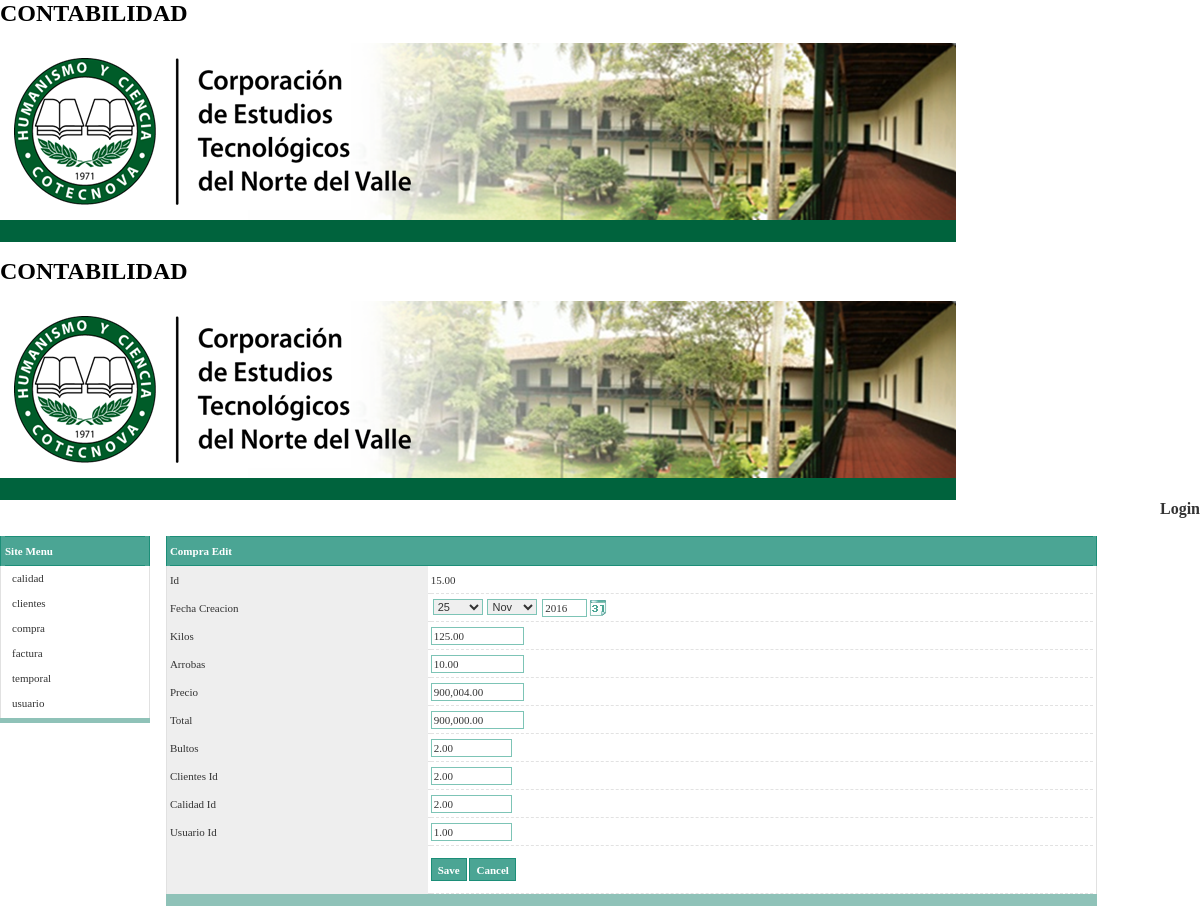
/pDepo/compra_edit.php?pm_calidad_id=2&pm_clientes_id=2&pm_id=15&pm_usuario_id=1, run on the app's committed database.
### tables this page shows
CREATE TABLE `compra` (
  `id` int(11) NOT NULL,
  `fecha_creacion` timestamp NOT NULL DEFAULT CURRENT_TIMESTAMP ON UPDATE CURRENT_TIMESTAMP,
  `kilos` float NOT NULL,
  `arrobas` float NOT NULL,
  `precio` float NOT NULL,
  `total` float NOT NULL,
  `bultos` int(11) NOT NULL,
  `clientes_id` int(11) NOT NULL,
  `calidad_id` int(11) NOT NULL,
  `usuario_id` int(11) NOT NULL
);

### pDepo/compra_edit_func.php (the view, shortened to what this page needs)
<?php
require_once './includes/art_functions.php';
function art_form_updatedata_display($form, $message){
    $artv_pm_calidad_id = art_request("pm_calidad_id", "");
    $artv_pm_clientes_id = art_request("pm_clientes_id", "");
    $artv_pm_id = art_request("pm_id", "");
    $artv_pm_usuario_id = art_request("pm_usuario_id", "");
    $artv_id = art_request("lbhd_id", "");
    $artv_fecha_creacion_year = art_request("fecha_creacion_year", "");
    $artv_fecha_creacion_month = art_request("fecha_creacion_month", "");
    $artv_fecha_creacion_day = art_request("fecha_creacion_day", "");
    if (($artv_fecha_creacion_year != "")
     && ($artv_fecha_creacion_month != "")
     && ($artv_fecha_creacion_day != "")) {
        $artv_fecha_creacion = $artv_fecha_creacion_year."-".$artv_fecha_creacion_month."-".$artv_fecha_creacion_day;
    } else {
        $artv_fecha_creacion = "";
    }
    $artv_kilos = art_request("kilos", "");
    $artv_arrobas = art_request("arrobas", "");
    $artv_precio = art_request("precio", "");
    $artv_total = art_request("total", "");
    $artv_bultos = art_request("bultos", "");
    $artv_clientes_id = art_request("clientes_id", "");
    $artv_calidad_id = art_request("calidad_id", "");
    $artv_usuario_id = art_request("usuario_id", "");
    $gridtitle = "Compra Edit";
    $aj = art_request("aj", "");
    if (($aj != "1") && ($message == "")){
        $sql = "select * from `compra`";
        $sql .= " WHERE ";
        $sql .= " compra.calidad_id = " .  art_quote_intval($artv_pm_calidad_id);
	      $sql .= " AND  compra.clientes_id = " .  art_quote_intval($artv_pm_clientes_id);
	      $sql .= " AND  compra.id = " .  art_quote_intval($artv_pm_id);
	      $sql .= " AND  compra.usuario_id = " .  art_quote_intval($artv_pm_usuario_id);
        $query = mysql_query($sql);
        if ($query){
            $row = mysql_fetch_array($query);
        } else {
            $submiturl = "./compra.php";
            art_show_errormsg(MSG_EXECUTE_SQL_FAIL, $submiturl);
            exit;
        }
        $artv_id =  number_format( art_rowdata($row, 0) , 2, '.', ',' ) ;
        $artv_fecha_creacion =  art_rowdata($row, 1) ;
        $artv_kilos =  number_format( art_rowdata($row, 2) , 2, '.', ',' ) ;
        $artv_arrobas =  number_format( art_rowdata($row, 3) , 2, '.', ',' ) ;
        $artv_precio =  number_format( art_rowdata($row, 4) , 2, '.', ',' ) ;
        $artv_total =  number_format( art_rowdata($row, 5) , 2, '.', ',' ) ;
        $artv_bultos =  number_format( art_rowdata($row, 6) , 2, '.', ',' ) ;
        $artv_clientes_id =  number_format( art_rowdata($row, 7) , 2, '.', ',' ) ;
        $artv_calidad_id =  number_format( art_rowdata($row, 8) , 2, '.', ',' ) ;
        $artv_usuario_id =  number_format( art_rowdata($row, 9) , 2, '.', ',' ) ;
    }
    print "<table cellpadding=\"0\" cellspacing=\"0\" border=\"0\"  width=\"100%\" align=\"center\">\n";
    print "<tr>\n";
    print "<td>\n";
    print "<div id=\"mainmenu_defaulttheme\">\n";
    print "<table cellpadding=\"0\" cellspacing=\"0\" border=\"0\"  width=\"100%\">\n";
    print "    <tr>\n";
    print "    <td colspan=\"3\" valign=\"top\" class=\"mainMenuBG\" >\n";
    print "        <table align=\"right\"  border=\"0\" cellspacing=\"0\" cellpadding=\"0\">\n";
    print "            <tr>\n";
    $sessionlevel = art_session('art_user_level', -1);
    if ($sessionlevel < 0) {
        print "                <td>\n";
        print "<a href=\"" . "./user_logout.php". "\"" . " title=\"Login\" class=\"mainMenuLink\"><div><p>Login</p></div></a>";
        print "                </td>\n";
    }
    print "            </tr>\n";
    print "        </table>\n";
    print "    </td>\n";
    print "    </tr>\n";
    print "</table>\n";
    print "</div>\n";
    print "<table width=\"100%\" cellpadding=\"0\" cellspacing=\"0\" border=\"0\">\n";
    print "<tr>\n";
    print "<td width=\"1\" align=\"left\" valign=\"top\">\n";
    print "</td>\n";
    print "<td align=\"left\" class=\"siteMenuGap\">&nbsp;</td>\n";
    print "<td valign=\"top\">\n";
    print "<br />\n";
    print "<div id=\"defaulttheme\">";
    print "    <table cellpadding=\"0\" cellspacing=\"0\" border=\"0\"  width=\"90%\" >\n";
    print "        <tr>\n";
    print "            <td class=\"formHeaderBGLeft\" nowrap >&nbsp;</td>\n";
    print "            <td class=\"formHeaderBG\"><span class=\"formHeaderText\">" . $gridtitle . "</span>&nbsp;</td>\n";
    print "            <td class=\"formHeaderBGRight\" nowrap >&nbsp;</td>\n";
    print "        </tr>\n";
    print "        <tr>\n";
    print "            <td class=\"formColumnBGLeft\" align=\"left\">&nbsp;</td>\n";
    print "            <td>\n";
    print "                <table width=\"100%\" cellpadding=\"0\" cellspacing=\"0\" border=\"0\" class=\"formBody\" >\n";
    $svalue = art_check_null($artv_id);
    if ($svalue != "&nbsp;"){
        $svalue = htmlspecialchars($svalue);
    }
    print "<tr>\n";
    print "<td class=\"formColumnCaption\">Id</td>\n";
    print "<td width=\"3\" class=\"formColumnData\">&nbsp;</td>\n";
    print "<td class=\"formColumnData\" align=\"left\">\n";
    print "<label id=\"id\" name=\"id\" >" . $svalue . "</label>\n";
    print "</td>\n";
    print "</tr>\n";
    $value = $artv_fecha_creacion;
    $v_year = "";
    $v_month = "";
    $v_day = "";
    if ($value != "") {
      $datevalue = getdate(strtotime($value));
      if (is_array($datevalue)) {
        $v_year = $datevalue['year'];
        $v_month = str_pad($datevalue['mon'], 2, '0', STR_PAD_LEFT);
        $v_day = str_pad($datevalue['mday'], 2, '0', STR_PAD_LEFT);
      }
    }
    print "<tr>\n";
    print "<td class=\"formColumnCaption\">Fecha Creacion</td>\n";
    print "<td width=\"3\" class=\"formColumnData\">&nbsp;</td>\n";
    print "<td class=\"formColumnData\" align=\"left\">\n";
    print "<table cellpadding=\"0\" cellspacing=\"0\" border=\"0\"><tr>\n";
    print "<td valign=\"top\" style=\"padding-left:2px\">\n";
    print "<select class=\"combobox\" name=\"fecha_creacion_day\" id=\"fecha_creacion_day\" style=\"width: 50px\">";
    if ($v_day == "01") {$selected = "selected";} else {$selected = "";}
    if ($v_day == "02") {$selected = "selected";} else {$selected = "";}
    if ($v_day == "03") {$selected = "selected";} else {$selected = "";}
    if ($v_day == "04") {$selected = "selected";} else {$selected = "";}
    if ($v_day == "05") {$selected = "selected";} else {$selected = "";}
    if ($v_day == "06") {$selected = "selected";} else {$selected = "";}
    if ($v_day == "07") {$selected = "selected";} else {$selected = "";}
    if ($v_day == "08") {$selected = "selected";} else {$selected = "";}
    if ($v_day == "09") {$selected = "selected";} else {$selected = "";}
    if ($v_day == "10") {$selected = "selected";} else {$selected = "";}
    if ($v_day == "11") {$selected = "selected";} else {$selected = "";}
    if ($v_day == "12") {$selected = "selected";} else {$selected = "";}
    if ($v_day == "13") {$selected = "selected";} else {$selected = "";}
    if ($v_day == "14") {$selected = "selected";} else {$selected = "";}
    if ($v_day == "15") {$selected = "selected";} else {$selected = "";}
    if ($v_day == "16") {$selected = "selected";} else {$selected = "";}
    if ($v_day == "17") {$selected = "selected";} else {$selected = "";}
    if ($v_day == "18") {$selected = "selected";} else {$selected = "";}
    if ($v_day == "19") {$selected = "selected";} else {$selected = "";}
    if ($v_day == "20") {$selected = "selected";} else {$selected = "";}
    if ($v_day == "21") {$selected = "selected";} else {$selected = "";}
    if ($v_day == "22") {$selected = "selected";} else {$selected = "";}
    if ($v_day == "23") {$selected = "selected";} else {$selected = "";}
    if ($v_day == "24") {$selected = "selected";} else {$selected = "";}
    if ($v_day == "25") {$selected = "selected";} else {$selected = "";}
    print "<option value=\"25\" $selected >25</option>";
    if ($v_day == "26") {$selected = "selected";} else {$selected = "";}
    if ($v_day == "27") {$selected = "selected";} else {$selected = "";}
    if ($v_day == "28") {$selected = "selected";} else {$selected = "";}
    if ($v_day == "29") {$selected = "selected";} else {$selected = "";}
    if ($v_day == "30") {$selected = "selected";} else {$selected = "";}
    if ($v_day == "31") {$selected = "selected";} else {$selected = "";}
    print "</select>&nbsp;";
    print "</td><td valign=\"top\" style=\"padding-left:2px\">\n";
    print "<select class=\"combobox\" name=\"fecha_creacion_month\" id=\"fecha_creacion_month\" style=\"width: 50px\">";
    if ($v_month == "01") {$selected = "selected";} else {$selected = "";}
    if ($v_month == "02") {$selected = "selected";} else {$selected = "";}
    if ($v_month == "03") {$selected = "selected";} else {$selected = "";}
    if ($v_month == "04") {$selected = "selected";} else {$selected = "";}
    if ($v_month == "05") {$selected = "selected";} else {$selected = "";}
    if ($v_month == "06") {$selected = "selected";} else {$selected = "";}
    if ($v_month == "07") {$selected = "selected";} else {$selected = "";}
    if ($v_month == "08") {$selected = "selected";} else {$selected = "";}
    if ($v_month == "09") {$selected = "selected";} else {$selected = "";}
    if ($v_month == "10") {$selected = "selected";} else {$selected = "";}
    if ($v_month == "11") {$selected = "selected";} else {$selected = "";}
    print "<option value=\"11\" $selected >Nov</option>";
    print "</select>&nbsp;";
    print "</td><td valign=\"top\" style=\"padding-left:2px\">\n";
    print "<input class=\"textbox\" name=\"fecha_creacion_year\" type=\"text\" value=\"$v_year\" id=\"fecha_creacion_year\" size=\"4\"/>";
    print "</td>\n";
    print "<td valign=\"top\" style=\"padding-left:2px\">\n";
    print "<input type=\"image\" name=\"fecha_creacion_btn\" id=\"fecha_creacion_btn\" src=\"components/calendar/basicgreen/images/img_calendar.gif\" onclick =\"displayCalendarSelectBox('fecha_creacion_year','fecha_creacion_month','fecha_creacion_day',false,false,this); return false;\"style=\"border-width:0px;cursor: hand\" />";
    print "</td></tr></table>\n";
    print "</td>\n";
    print "</tr>\n";
    $value = $artv_kilos;
    $value = htmlspecialchars($value);
    print "<tr>\n";
    print "<td class=\"formColumnCaption\">Kilos</td>\n";
    print "<td width=\"3\" class=\"formColumnData\">&nbsp;</td>\n";
    print "<td class=\"formColumnData\" align=\"left\">\n";
    print "<input class=\"textbox\" id=\"kilos\" name=\"kilos\" type=\"text\" value=\"" . $value . "\"  size=\"12\" maxlength=\"12\" >\n";
    print "</td>\n";
    print "</tr>\n";
    $value = $artv_arrobas;
    $value = htmlspecialchars($value);
    print "<tr>\n";
    print "<td class=\"formColumnCaption\">Arrobas</td>\n";
    print "<td width=\"3\" class=\"formColumnData\">&nbsp;</td>\n";
    print "<td class=\"formColumnData\" align=\"left\">\n";
    print "<input class=\"textbox\" id=\"arrobas\" name=\"arrobas\" type=\"text\" value=\"" . $value . "\"  size=\"12\" maxlength=\"12\" >\n";
    print "</td>\n";
    print "</tr>\n";
    $value = $artv_precio;
    $value = htmlspecialchars($value);
    print "<tr>\n";
    print "<td class=\"formColumnCaption\">Precio</td>\n";
    print "<td width=\"3\" class=\"formColumnData\">&nbsp;</td>\n";
    print "<td class=\"formColumnData\" align=\"left\">\n";
    print "<input class=\"textbox\" id=\"precio\" name=\"precio\" type=\"text\" value=\"" . $value . "\"  size=\"12\" maxlength=\"12\" >\n";
    print "</td>\n";
    print "</tr>\n";
    $value = $artv_total;
    $value = htmlspecialchars($value);
    print "<tr>\n";
    print "<td class=\"formColumnCaption\">Total</td>\n";
    print "<td width=\"3\" class=\"formColumnData\">&nbsp;</td>\n";
    print "<td class=\"formColumnData\" align=\"left\">\n";
    print "<input class=\"textbox\" id=\"total\" name=\"total\" type=\"text\" value=\"" . $value . "\"  size=\"12\" maxlength=\"12\" >\n";
    print "</td>\n";
    print "</tr>\n";
    $value = $artv_bultos;
    $value = htmlspecialchars($value);
    print "<tr>\n";
    print "<td class=\"formColumnCaption\">Bultos</td>\n";
    print "<td width=\"3\" class=\"formColumnData\">&nbsp;</td>\n";
    print "<td class=\"formColumnData\" align=\"left\">\n";
    print "<input class=\"textbox\" id=\"bultos\" name=\"bultos\" type=\"text\" value=\"" . $value . "\"  size=\"10\" maxlength=\"10\" >\n";
    print "</td>\n";
    print "</tr>\n";
    $value = $artv_clientes_id;
    $value = htmlspecialchars($value);
    print "<tr>\n";
    print "<td class=\"formColumnCaption\">Clientes Id</td>\n";
    print "<td width=\"3\" class=\"formColumnData\">&nbsp;</td>\n";
    print "<td class=\"formColumnData\" align=\"left\">\n";
    print "<input class=\"textbox\" id=\"clientes_id\" name=\"clientes_id\" type=\"text\" value=\"" . $value . "\"  size=\"10\" maxlength=\"10\" >\n";
    print "</td>\n";
    print "</tr>\n";
    $value = $artv_calidad_id;
    $value = htmlspecialchars($value);
    print "<tr>\n";
    print "<td class=\"formColumnCaption\">Calidad Id</td>\n";
    print "<td width=\"3\" class=\"formColumnData\">&nbsp;</td>\n";
    print "<td class=\"formColumnData\" align=\"left\">\n";
    print "<input class=\"textbox\" id=\"calidad_id\" name=\"calidad_id\" type=\"text\" value=\"" . $value . "\"  size=\"10\" maxlength=\"10\" >\n";
    print "</td>\n";
    print "</tr>\n";
    $value = $artv_usuario_id;
    $value = htmlspecialchars($value);
    print "<tr>\n";
    print "<td class=\"formColumnCaption\">Usuario Id</td>\n";
    print "<td width=\"3\" class=\"formColumnData\">&nbsp;</td>\n";
    print "<td class=\"formColumnData\" align=\"left\">\n";
    print "<input class=\"textbox\" id=\"usuario_id\" name=\"usuario_id\" type=\"text\" value=\"" . $value . "\"  size=\"10\" maxlength=\"10\" >\n";
    print "</td>\n";
    print "</tr>\n";
    print "	                   <tr>\n";
    print "	                       <td class=\"formColumnCaption\"></td>\n";
    print "	                       <td width=\"3\" class=\"formColumnData\">&nbsp;</td>\n";
    print "	                       <td class=\"formColumnData\" align=\"left\"></br>\n";
    print "	                           <input name=\"btn_save\" id=\"btn_save\" type=\"submit\" value=\"" . CAP_BUTTON_SAVE . "\" class=\"button\" >\n";
    $urldatapage = "href='" . "./compra.php" . "'";
    print "	                  		     <input name=\"btn_cancel\" id=\"btn_cancel\" type=\"reset\" value=\"" . CAP_BUTTON_CANCEL . "\" class=\"button\" onClick=\"javascript:window.location." . $urldatapage . " \">\n";
    print "	                       </td>\n";
    print "	                   </tr>\n";
    print "                </table>\n";
    print "            </td>\n";
    print "            <td class=\"formColumnBGRight\">&nbsp;</td>\n";
    print "        </tr>\n";
    print "        <tr>\n";
    print "            <td class=\"formFooterLeft\" nowrap >&nbsp;</td>\n";
    print "            <td class=\"formFooter\" align=\"center\" valign=\"middle\">&nbsp;</td>\n";
    print "            <td class=\"formFooterRight\" nowrap >&nbsp;</td>\n";
    print "        </tr>\n";
    print "    </table>\n";
    print "</div>";
    print "</td>\n";
    print "</tr>\n";
    print "</table>\n";
    print "</td>\n";
    print "</tr>\n";
    print "</table>\n";
}
?>

### data on the page
compra: id "15.00", fecha_creacion_year "2016", kilos "125.00", arrobas "10.00", precio "900,004.00", total "900,000.00", bultos "2.00", clientes_id "2.00", calidad_id "2.00", usuario_id "1.00"

### other printed values
$gridtitle "Compra Edit"
